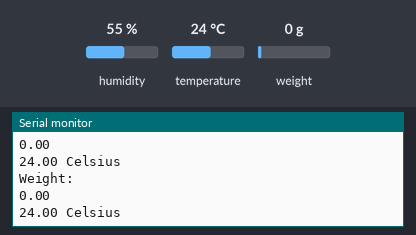
A sketch run on a simulated Arduino Uno, built with avr-gcc and run on an emulated ATmega328P. Parts: the last lines printed to the serial monitor. The test bench sets the inputs (shaded band); at power-on: temperature 24 °C, weight on the scale 0 g, humidity 55 %.

Above: at 2.2 s.
2.3 s: temperature set to 12 °C
At 8.2 s:
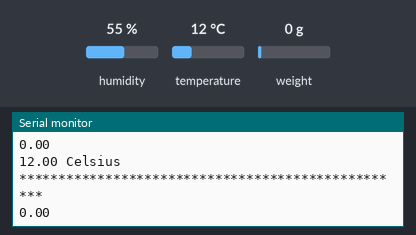
8.5 s: weight on the scale set to 100 g
At 12.13 s:
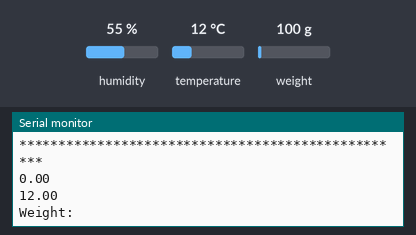
16.3 s: temperature set to 19 °C
At 19.1 s:
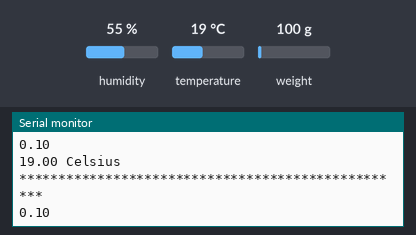
Timing chart, 0 to 20.3 s (numbered marks = the images above; inputs shaded):
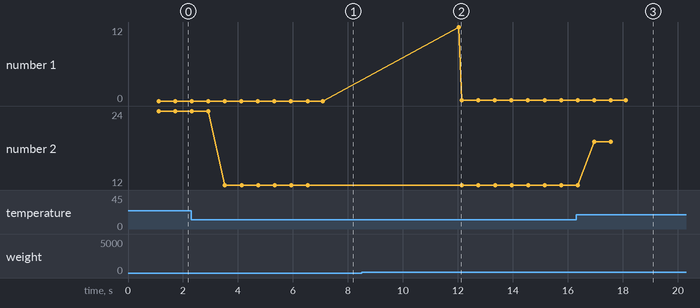

Measured:
- after the input at 2.3 s, the serial monitor: prints a new line after 1.2 s (image 1)
- after the input at 16.3 s, the serial monitor: prints a new line after 0.66 s (image 3)
- plotted number 1: 0 → 0.1 after the input at 8.5 s
- plotted number 2: 24 → 12 after the input at 2.3 s, 12 → 19 after the input at 16.3 s

The sketch:

Algilayici_Sistem.ino
```cpp
/*
 *
 *  Kırmızı ---- GND
 *  Sarı ------ dout
 *  T uruncu --- SCK
 *  Kahverengi --- VCC
 */

#include "HX711.h"
#include "string.h"
#include <SoftwareSerial.h>
#include <DHT.h>;
SoftwareSerial BTSerial(10, 11); // TX | RX
#define calibration_factor -23880.00 //Th
#define DOUT  3
#define CLK  2
#define DHTPIN 7     // what pin we're connected to
#define DHTTYPE DHT22   // DHT 22  (AM2302)
DHT dht(DHTPIN, DHTTYPE); //// Initialize DHT sensor for normal 16mhz Arduino
HX711 scale;

void setup() {
  // put your setup code here, to run once:
 Serial.begin(9600);
 Serial.println("HX711 scale demo");
 BTSerial.begin(9600);
 scale.begin(DOUT, CLK);
 dht.begin();
 scale.set_scale(calibration_factor);
 scale.tare(); //Assuming there is no weight on the scale at start up, reset the scale to 0
 Serial.println("Readings:");
}

void loop() {
  // put your main code here, to run repeatedly:
  static const uint32_t DELAY_1_S = 1000UL;
  static const uint32_t DELAY_1_MINUTE = DELAY_1_S * 60UL;
  static const uint32_t DELAY_1_HOUR   = DELAY_1_MINUTE * 60UL;
  float weights[10];
  float weight;
  float temps[10];
  float temp;
  int j=0;

 for (int i=0;i<10;i++)
  {
    float weight =  scale.get_units();// çıkış değeri
    weights[i]= weight;

    Serial.println("Weight:");
    Serial.println(weight);
    temp= dht.readTemperature();
    temps[j] = temp;
    j++;
    Serial.print(temp);
    Serial.println(" Celsius");
    delay(500);
  }

 Serial.println("**************************************************");

  float f = weights[0] - weights[9];
  float t = temps[9]- temps[0];
    if(f>1.11 && t>2.30)
    {
       char buffer[10];
       String fark = dtostrf(f, 2, 4, buffer);
       BTSerial.print(fark);
       delay(2000);
       String tempa = dtostrf(temp, 2, 4, buffer);
       BTSerial.print(tempa);
       delay(20);
    }
  Serial.println(weights[9]);
  delay(5000);
  Serial.println(temp);
}
```
